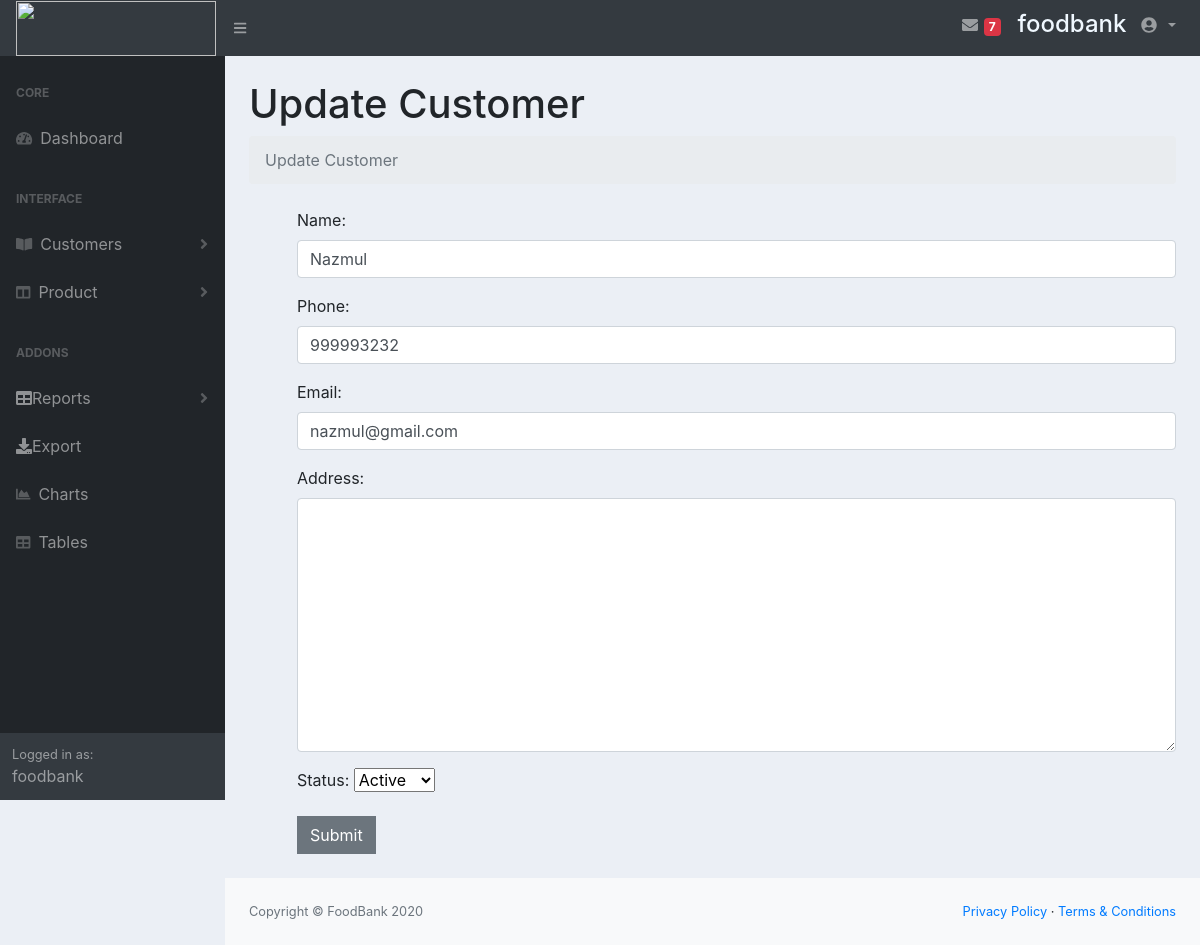
The app's page /edit_customer/edit/2 (signed in), older data.
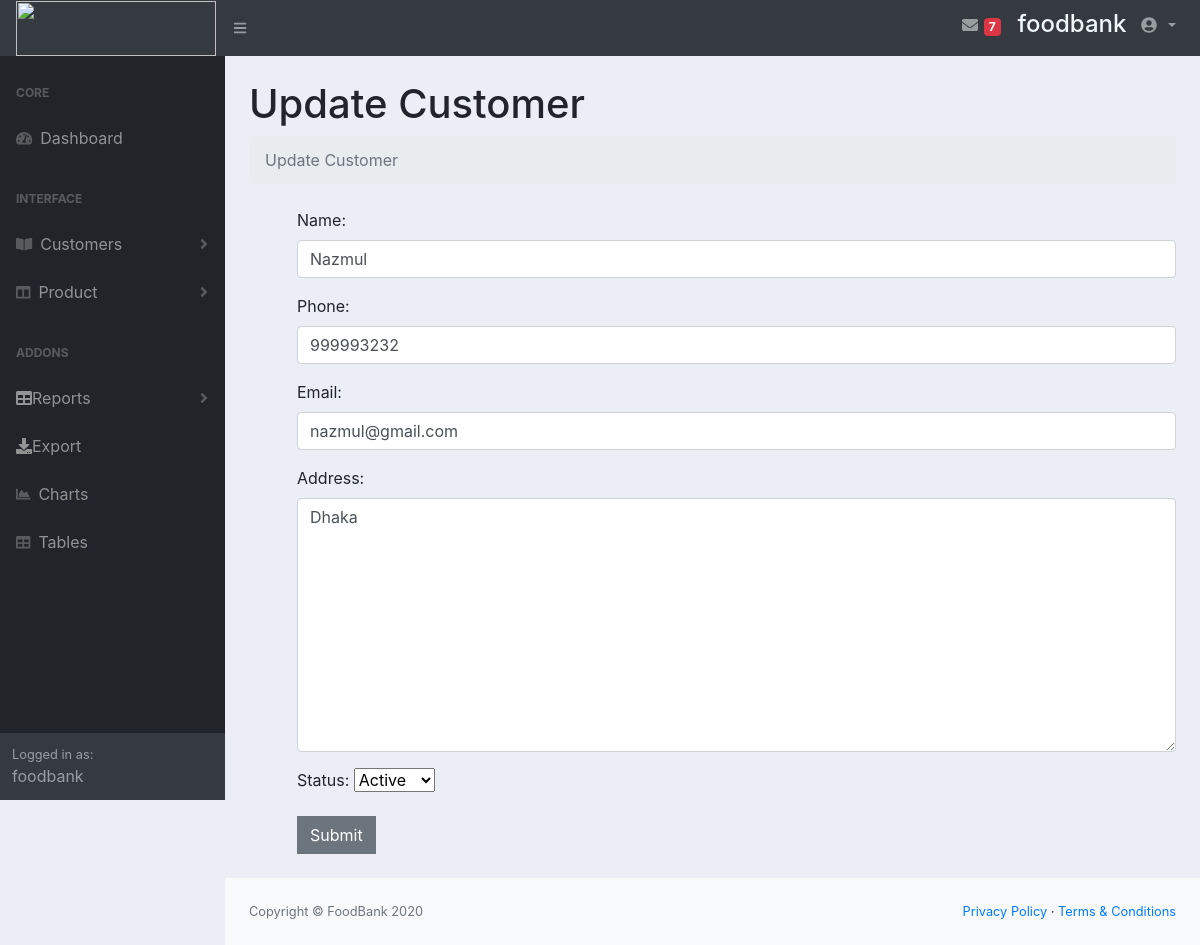
The same page, newer data.
### account/models.py (models this page shows, shortened)
class Customer(models.Model):
	STATUS = (
			('Active', 'Active'),
			('Inactive', 'Inactive'),
			)
	name = models.CharField(max_length=200, null=True)
	phone = models.CharField(max_length=200, null=True)
	email = models.CharField(max_length=200, null=True)
	address=models.CharField(max_length=200, null=True,default="")
	status = models.CharField(max_length=200, null=True, choices=STATUS, default="Active")
	date_created = models.DateTimeField(auto_now_add=True, null=True)

### account/views.py (the view)
# urls.py: path('edit_customer/edit/<str:pk>',UpdateCustomer.as_view(),name="edit_customer"),
@method_decorator(login_required, name='dispatch')
class UpdateCustomer(UpdateView):
	model=Customer
	template_name="update_customer.html"
	form_class=CustomerForm

### account/forms.py
class CustomerForm(forms.ModelForm):
    class Meta:
        model=Customer
        fields=('name','phone', 'email','address','status')
        widgets={
            'name':forms.TextInput(attrs={'class':'form-control'}),
            'phone':forms.TextInput(attrs={'class':'form-control'}),
            'email':forms.EmailInput(attrs={'class':'form-control'}),
            'address':forms.Textarea(attrs={'class':'form-control'}),
        }

### templates/update_customer.html (shortened to what this page needs)
{% extends 'index1.html' %}
{% load static %}
{% block content %}
<h1 class="mt-4">Update Customer</h1>
<ol class="breadcrumb mb-4">
    <li class="breadcrumb-item active">Update Customer</li>
</ol>
<div class="container-fluid m-4">
<div class="form-group">
<form method="POST">
    {{form.as_p}}
    <button class="btn btn-secondary">
        Submit
    </button>
</form>
</div>
</div>
{% endblock %}

Row changes from the older to the newer data that the page shows:
changed Customer "Nazmul": address (not shown) → "Dhaka"
